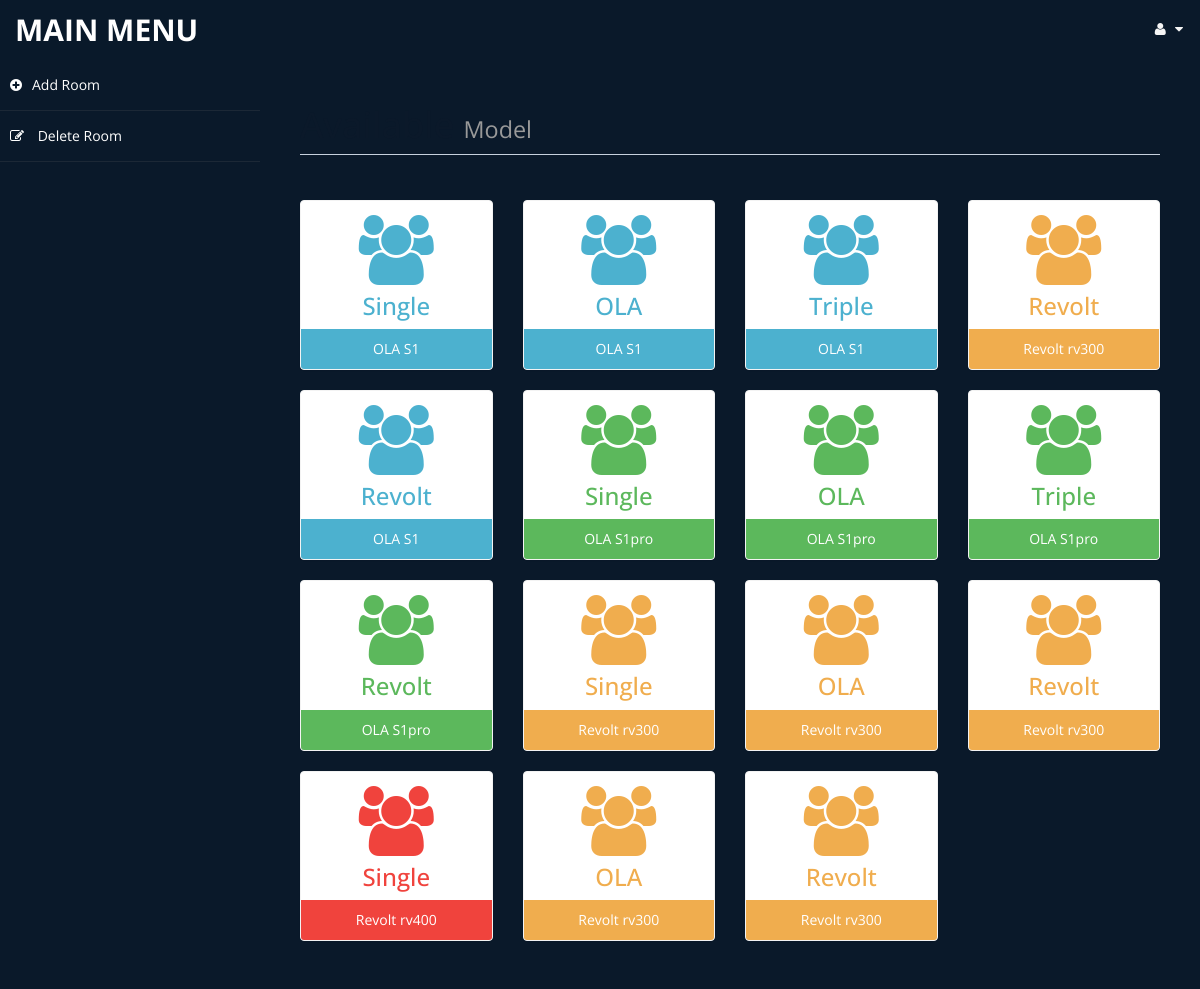
Screenshot of /admin/settings.php (signed in) with the database file from the repository.
### tables this page shows
CREATE TABLE IF NOT EXISTS `room` (
`id` int(10) unsigned NOT NULL,
  `type` varchar(15) DEFAULT NULL,
  `bedding` varchar(10) DEFAULT NULL,
  `place` varchar(10) DEFAULT NULL,
  `cusid` int(11) DEFAULT NULL
);

### admin/settings.php (the view, shortened to what this page needs)
<!DOCTYPE html>
<html xmlns="http://www.w3.org/1999/xhtml">
<head>
    <link href="assets/css/bootstrap.css" rel="stylesheet" />
    <link href="assets/css/font-awesome.css" rel="stylesheet" />
    <link href="assets/css/custom-styles.css" rel="stylesheet" />
</head>
<body>
    <div id="wrapper">
        <nav class="navbar navbar-default top-navbar" role="navigation">
            <div class="navbar-header">
                <a class="navbar-brand" href="home.php">MAIN MENU </a>
            </div>
            <ul class="nav navbar-top-links navbar-right">
                <li class="dropdown">
                    <a class="dropdown-toggle" data-toggle="dropdown" href="#" aria-expanded="false">
                        <i class="fa fa-user fa-fw"></i> <i class="fa fa-caret-down"></i>
                    </a>
                </li>
            </ul>
        </nav>
        <nav class="navbar-default navbar-side" role="navigation">
            <div class="sidebar-collapse">
                <ul class="nav" id="main-menu">
					<li>
                        <a  href="room.php"><i class="fa fa-plus-circle"></i>Add Room</a>
                    </li>
                    <li>
                        <a   href="roomdel.php"><i class="fa fa-pencil-square-o"></i> Delete Room</a>
                    </li>
            </div>
        </nav>
        <div id="page-wrapper" >
            <div id="page-inner">
			 <div class="row">
                    <div class="col-md-12">
                        <h1 class="page-header">
                           Available <small> Model</small>
                        </h1>
                    </div>
                </div>
            <?php
						include ('db.php');
						$sql = "select * from room";
						$re = mysqli_query($con,$sql)
				?>
                <div class="row">
				<?php
										while($row= mysqli_fetch_array($re))
										{
												$id = $row['type'];
											if($id == "OLA S1")
											{
												echo"<div class='col-md-3 col-sm-12 col-xs-12'>
													<div class='panel panel-primary text-center no-boder bg-color-blue'>
														<div class='panel-body'>
															<i class='fa fa-users fa-5x'></i>
															<h3>".$row['bedding']."</h3>
														</div>
														<div class='panel-footer back-footer-blue'>
															".$row['type']."
														</div>
													</div>
												</div>";
											}
											else if ($id == "OLA S1pro")
											{
												echo"<div class='col-md-3 col-sm-12 col-xs-12'>
													<div class='panel panel-primary text-center no-boder bg-color-green'>
														<div class='panel-body'>
															<i class='fa fa-users fa-5x'></i>
															<h3>".$row['bedding']."</h3>
														</div>
														<div class='panel-footer back-footer-green'>
															".$row['type']."
														</div>
													</div>
												</div>";
											}
											else if($id =="Revolt rv300")
											{
												echo"<div class='col-md-3 col-sm-12 col-xs-12'>
													<div class='panel panel-primary text-center no-boder bg-color-brown'>
														<div class='panel-body'>
															<i class='fa fa-users fa-5x'></i>
															<h3>".$row['bedding']."</h3>
														</div>
														<div class='panel-footer back-footer-brown'>
															".$row['type']."
														</div>
													</div>
												</div>";
											}
											else if($id =="Revolt rv400")
											{
												echo"<div class='col-md-3 col-sm-12 col-xs-12'>
													<div class='panel panel-primary text-center no-boder bg-color-red'>
														<div class='panel-body'>
															<i class='fa fa-users fa-5x'></i>
															<h3>".$row['bedding']."</h3>
														</div>
														<div class='panel-footer back-footer-red'>
															".$row['type']."
														</div>
													</div>
												</div>";
											}
										}
									?>
                </div>
            </div>
        </div>
</body>
</html>

### admin/assets/css/custom-styles.css (style rules this page uses)
body { font-family: 'Open Sans', sans-serif; }
#wrapper { width: 100%; background:#0a192a; }
#page-wrapper { padding: 15px 15px; min-height: 600px; background:#0a192a; }
#page-inner { width:100%; margin:10px 20px 10px 0px; background-color:transparent; padding:10px; min-height:1200px; }
.text-center { text-align:center; }
.no-boder { border:1px solid #f3f3f3; }
h1, .h1, h2, .h2, h3, .h3 { margin-top: 7px; margin-bottom: -5px; }
.page-header { padding-bottom: 9px; margin: 10px 0 45px; border-bottom: 1px solid #C7D1DD; }
.bg-color-green { background-color: #fff; color: #5cb85c; }
.bg-color-blue { background-color: #fff; color: #4CB1CF }
.bg-color-red { background-color: #fff; color:#F0433D; }
.bg-color-brown { background-color: #fff; color:#f0ad4e; }
.back-footer-green { background-color: #5cb85c; color:#fff; border-top: 0px solid #fff; }
.back-footer-red { background-color: #F0433D; color:#fff; border-top: 0px solid #fff; }
.back-footer-blue { background-color: #4CB1CF; color:#fff; border-top: 0px solid #fff; }
.back-footer-brown { background-color: #f0ad4e; color:#fff; border-top: 0px solid #fff; }
.top-navbar { margin:0px; }
.top-navbar .navbar-brand { color: #fff; width: 260px; text-align: left; height: 60px; font-size: 30px; font-weight: 700; text-transform: uppercase; line-height: 30px; }
.top-navbar .nav > li { position: relative; display: inline-block; }
.top-navbar .nav > li > a { position: relative; display: block; padding: 19px 15px; color: #f5f5f5; }
.sidebar-collapse , .sidebar-collapse .nav { background:none; }
.sidebar-collapse .nav { padding:0; }
.sidebar-collapse .nav > li > a { color:#fff; background:transparent; text-shadow:none; }
.sidebar-collapse > .nav > li > a { padding:15px 10px; }
.sidebar-collapse > .nav > li { border-bottom: 1px solid rgba(107, 108, 109, 0.19); }
.navbar-side { border:none; background-color: transparent; }
.top-navbar { background:#0a192a; border-bottom:none; }
.top-navbar .nav > li > a > i { margin-right: 2px; }
.navbar-default { border:0px solid black; }
.navbar-header { background: #09192A; }
.nav > li > a > i { margin-right:10px; }
@media (min-width:768px) { #page-wrapper { margin: 0 0 0 260px; padding: 15px 30px; min-height: 1200px; } }
@media (min-width:768px) { .navbar-side { z-index: 1; position: absolute; width: 260px; } }
@media (min-width:768px) { .navbar { border-radius: 0px; } }

### rows the page displays
room: bedding "Single", type "OLA S1"
room: bedding "OLA", type "OLA S1"
room: bedding "Triple", type "OLA S1"
room: bedding "Revolt", type "Revolt rv300"
room: bedding "Revolt", type "OLA S1"
room: bedding "Single", type "OLA S1pro"
room: bedding "OLA", type "OLA S1pro"
room: bedding "Triple", type "OLA S1pro"
room: bedding "Revolt", type "OLA S1pro"
room: bedding "Single", type "Revolt rv300"
room: bedding "OLA", type "Revolt rv300"
room: bedding "Revolt", type "Revolt rv300"
room: bedding "Single", type "Revolt rv400"
room: bedding "OLA", type "Revolt rv300"
room: bedding "Revolt", type "Revolt rv300"
